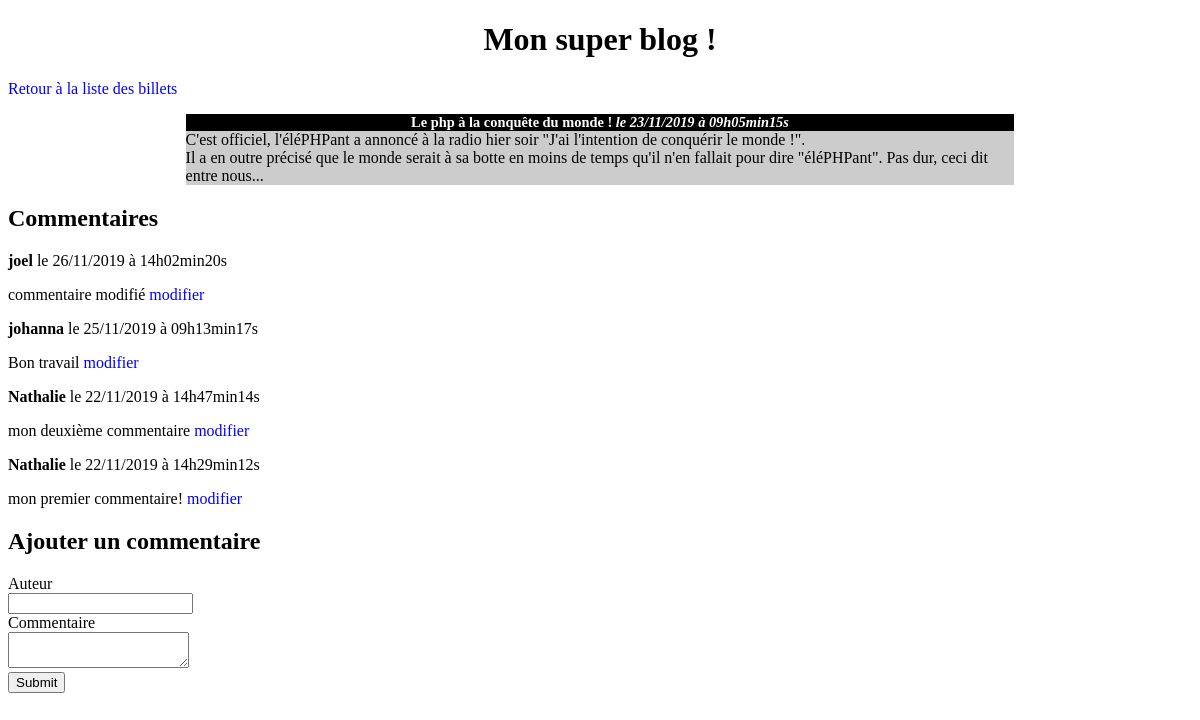
Screenshot of /blog/index.php?action=post&id=2 with the database file from the repository.
### tables this page shows
CREATE TABLE `posts` (
  `id` int(11) NOT NULL,
  `title` varchar(255) NOT NULL,
  `content` text NOT NULL,
  `creation_date` datetime NOT NULL
);

CREATE TABLE `comments` (
  `id` int(11) NOT NULL,
  `post_id` int(11) NOT NULL,
  `author` varchar(255) NOT NULL,
  `comment` text NOT NULL,
  `comment_date` datetime NOT NULL
);

### blog/controller/frontend.php (called while the page is built, shortened)
<?php
require_once('model/PostManager.php');
require_once('model/CommentManager.php');
function post()
{
    $postManager = new \blog\model\PostManager();
    $commentManager = new \blog\model\CommentManager();
    $post = $postManager->getPost($_GET['id']);
    $comments = $commentManager->getComments($_GET['id']);
    require('view/frontend/postView.php');
}

### blog/model/PostManager.php (called while the page is built, shortened)
<?php
class PostManager extends Manager
{
    public function getPost($postId)
    {
        $db = $this->dbConnect();
        $req = $db->prepare('SELECT id, title, content, DATE_FORMAT(creation_date, \'%d/%m/%Y à %Hh%imin%ss\') AS creation_date_fr FROM posts WHERE id = ?');
        $req->execute(array($postId));
        $post = $req->fetch();
        return $post;
    }
}

### blog/model/CommentManager.php (called while the page is built, shortened)
<?php
class CommentManager extends Manager
{
    public function getComments($postId)
    {
        $db = $this->dbConnect();
        $comments = $db->prepare('SELECT id, author, comment, DATE_FORMAT(comment_date, \'%d/%m/%Y à %Hh%imin%ss\') AS comment_date_fr FROM comments WHERE post_id = ? ORDER BY comment_date DESC');
        $comments->execute(array($postId));
        return $comments;
    }
}

### blog/view/frontend/postView.php (the view, shortened to what this page needs)
<h1>Mon super blog !</h1>
<p><a href="index.php">Retour à la liste des billets</a></p>
<div class="news">
    <h3>
        <?= htmlspecialchars($post['title']) ?>
        <em>le <?= $post['creation_date_fr'] ?></em>
    </h3>
    <p>
        <?= nl2br(htmlspecialchars($post['content'])) ?>
    </p>
</div>
<h2>Commentaires</h2>
<?php
while ($comment = $comments->fetch())
{
?>
    <p><strong><?= htmlspecialchars($comment['author']) ?></strong> le <?= $comment['comment_date_fr'] ?></p>
    <p><?= nl2br(htmlspecialchars($comment['comment'])) ?> <a href="index.php?action=viewComment&amp;id=<?= $comment['id'] ?>")>modifier</a></p>
<?php
}
?>
<?php $content = ob_get_clean(); ?>
<?php require('template.php'); ?>
<h2>Ajouter un commentaire</h2>
<form action="index.php?action=addComment&amp;id=<?= $post['id'] ?>" method="post">
    <div>
        <label for="author">Auteur</label><br />
        <input type="text" id="author" name="author" />
    </div>
    <div>
        <label for="comment">Commentaire</label><br />
        <textarea id="comment" name="comment"></textarea>
    </div>
    <div>
        <input type="submit" />
    </div>
</form>

### blog/index.php (shortened to what this page needs)
<?php
require('controller/frontend.php');
try {
    if (isset($_GET['action'])) {
        if ($_GET['action'] == 'listPosts') {
            listPosts();
        }
        elseif ($_GET['action'] == 'post') {
            if (isset($_GET['id']) && $_GET['id'] > 0) {
                post();
            }
            else {
                throw new Exception('Aucun identifiant de billet envoyé');
            }
        }
    }
    else {
        listPosts();
    }
}
catch(Exception $e) {
    echo 'Erreur : ' . $e->getMessage();
}

### blog/view/frontend/template.php (shortened to what this page needs)
<!DOCTYPE html>
<html>
    <head>
        <link href="public/css/style.css" rel="stylesheet" />
    </head>
    <body>
        <?= $content ?>
    </body>
</html>

### blog/public/css/style.css (style rules this page uses)
h1, h3 { text-align:center; }
h3 { background-color:black; color:white; font-size:0.9em; margin-bottom:0px; }
.news p { background-color:#CCCCCC; margin-top:0px; }
.news { width:70%; margin:auto; }
a { text-decoration: none; color: blue; }

### rows the page displays
posts: title "Le php à la conquête du monde !", content "C'est officiel, l'éléPHPant a annoncé à la radio hier soir \"J'ai l'intention de conquérir le monde !\". Il a en outre précisé que le monde serait à sa botte en moins de temps qu'il n'en fallait pour dire \"éléPHPant\". Pas dur, ceci dit entre nous..."
comments: author "joel", comment_date_fr "26/11/2019 à 14h02min20s", comment "commentaire modifié"
comments: author "johanna", comment_date_fr "25/11/2019 à 09h13min17s", comment "Bon travail"
comments: author "Nathalie", comment_date_fr "22/11/2019 à 14h47min14s", comment "mon deuxième commentaire"
comments: author "Nathalie", comment_date_fr "22/11/2019 à 14h29min12s", comment "mon premier commentaire!"

### other values shown
$post['creation_date_fr'] "23/11/2019 à 09h05min15s"
